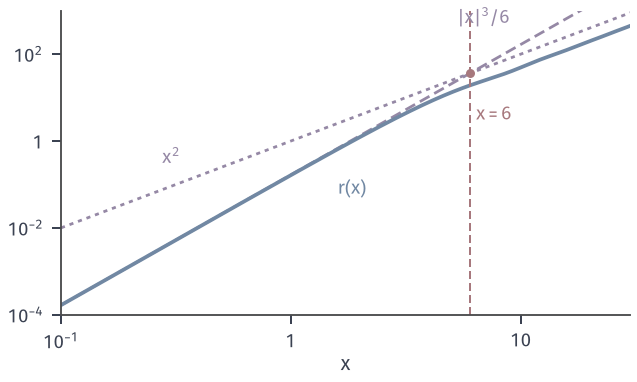

Recreate this plot in Python.
from pathlib import Path
import sys
HERE = Path(__file__).resolve().parent
sys.path.insert(0, str(HERE.parent/'clt-common'))
from clt_fig import *
# Remainder r(x) = |e^{ix} - 1 - ix + x^2/2| of the second-order expansion (log-log axes),
# against the two bounds |x|^3/6 (better for |x| < 6) and x^2 (better for |x| > 6).
x = np.logspace(-1, np.log10(30), 800)
r = np.abs(np.exp(1j*x)-1-1j*x+x*x/2)
fig, ax = figure(width_mm=90, height_mm=54)
ax.plot(x, x**3/6, color=PURPLE, lw=1.1, ls=DASH)
ax.plot(x, x**2, color=PURPLE, lw=1.1, ls=DOT)
ax.plot(x, r, color=BLUE, lw=1.5)
ax.axvline(6, color=RED, lw=.8, ls=DASH)
dot(ax, 6, 36, RED, ms=3.6)
ax.set_xscale('log'); ax.set_yscale('log')
lab(ax, 9, 500, r'$|x|^3/6$', PURPLE, ha='right'); lab(ax, .33, .3, r'$x^2$', PURPLE, ha='right')
lab(ax, 1.6, .06, r'$r(x)$', BLUE, ha='left'); lab(ax, 6.4, 3, r'$x=6$', RED, ha='left')
ax.set_xlim(.1, 30); ax.set_ylim(1e-4, 1e3)
logticks(ax, [-1, 0, 1], 'x'); logticks(ax, [-4, -2, 0, 2], 'y')
axlab(ax, '$x$', None)
save(fig, HERE, 'figure', {'crossing': 6, 'r(1)': float(abs(np.exp(1j)-1-1j+.5)), 'r(6)': float(abs(np.exp(6j)-1-6j+18))})
